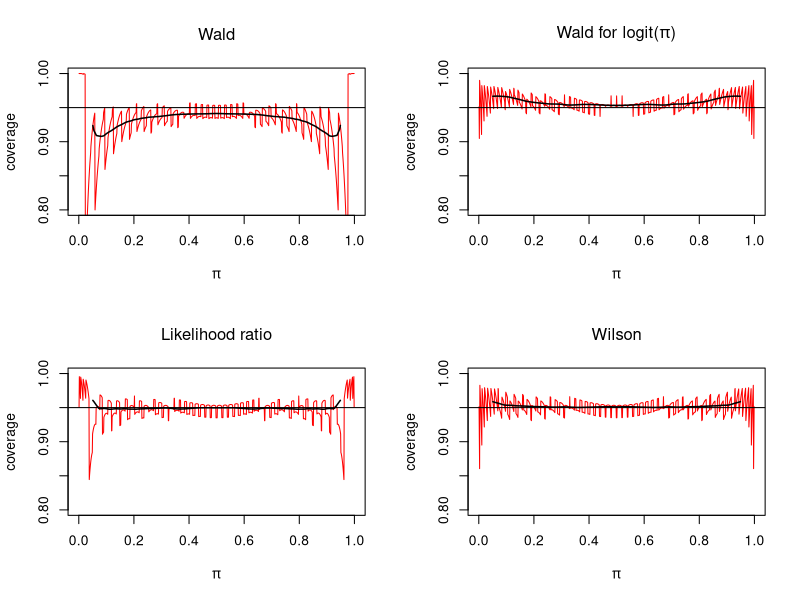

Write the R code that produced this figure.
###############################################################
##
##    Comparison of confidence intervals for binomial data
##    ====================================================
##
##  To calculate the coverages:
##  - takes all possible observations, calculates the 
##    probability of that observation given the true parameter 
##    value
##  - calcuates the CI for the observation
##  - evaluates if the true parameter value is within the CI
##  - calculates the weighted sum of the cases, where the true 
##    param is inside the CI using the probability of the
##    observation at hand as a weight
##  
##  Confidence intervals: 
##    Wald, Wald for logit, Likelihood ratio, Wilson
## 
##  Reproducing Held Fig 4.9/a, b, d and e pp 117-118
##
##    Author: Balint Tamasi
##  
###############################################################

n <- 50
p <- seq(0.001, 0.999, by = 0.001)

## Wald CI
ci_wald <- function(x, n, gamma = 0.95) {
  if (x == 0) {
    p_hat <- 0
    se <- sqrt(0.5/n * (1 - 0.5/n) / n)
    ci <- c(0, p_hat + qnorm(gamma) * se) 
  } else if (x == n) {
    p_hat <- 1
    se <- sqrt((n-0.5)/n * (1 - (n-0.5)/n) / n)
    ci <- c(p_hat - qnorm(gamma) * se, 1)
  } else {
    p_hat <- x / n
    se <- sqrt(p_hat * (1 - p_hat) / n)
    ci <- c(max(0, p_hat - qnorm((1 + gamma)/2) * se),
            min(1, p_hat + qnorm((1 + gamma)/2) * se))
  }
  return(ci)
}

## Wald CI w/ logit transformation
ci_wald_logit <- function(x, n, gamma = 0.95) {
  if (x == 0) {
    x <- 0.5
    lp_hat <- log(x / (n - x))
    se <- sqrt(1 / x + 1 / (n - x))
    ci <- c(0, plogis(lp_hat + qnorm(gamma) * se)) 
  } else if (x == n) {
    x <- n - 0.5
    lp_hat <- log(x / (n - x))
    se <- sqrt(1 / x + 1 / (n - x))
    ci <- c(plogis(lp_hat - qnorm(gamma) * se), 1)
  } else {
    lp_hat <- log(x / (n - x))
    se <- sqrt(1 / x + 1 / (n - x))
    ci <- plogis(lp_hat + c(-1, 1) * qnorm((1 + gamma)/2) * se)
  }
  return(ci)
}

## LR CI
ci_lr <- function(x, n, gamma = 0.95) {
  p_hat <- x / n
  rll_tr <- function(p) {
    dbinom(x, n, p, log = TRUE) - dbinom(x, n, p_hat, log = TRUE) +
      0.5 * qchisq(gamma, 1)
  }
  if (x == 0)
    l <- 0
  else
    l <- uniroot(rll_tr, c(0, p_hat))$root
  if (x == n)
    u <- 1
  else
    u <- uniroot(rll_tr, c(p_hat, 1-.Machine$double.eps))$root
  return(c(l, u))
}

## Wilson CI
ci_wilson <- function(x, n, gamma = 0.95) {
  q <- qnorm((1 + gamma)/2)
  p_hat <- x / n
  (x + q^2/2) / (n + q^2) + c(-1, 1) * q*sqrt(n) / (n + q^2) * 
    sqrt(p_hat * (1 - p_hat) + q^2 / (4*n))
}

## Coverage plot
coverage_plot <- function(p, n, ci, name = NULL) {
  probs <- outer(0:n, p, FUN = function(x, y) dbinom(x, n, y))
  cis <- sapply(0:n, ci, n = n)
  contains <- outer(cis[1, ], p, "<") &  outer(cis[2, ], p, ">")
  coverage <- colSums(contains * probs)
  plot(p, coverage, type = "l", col = "red", xlab = expression(pi),
       ylim = c(0.8, 1), font.main = 1, main = name)
  sm <- lowess(coverage, f = 0.095)$y
  lines(p[p > 0.05 & p < 0.95], 
        sm[which(p > 0.05 & p < 0.95)], 
        lty = 1, lwd = 1.5)
  abline(h = 0.95)
}


par(mfrow = c(2, 2))
coverage_plot(p, n, ci_wald, "Wald")
coverage_plot(p, n, ci_wald_logit, expression(paste("Wald for logit(", pi, ")")))
coverage_plot(p, n, ci_lr, "Likelihood ratio")
coverage_plot(p, n, ci_wilson, "Wilson")